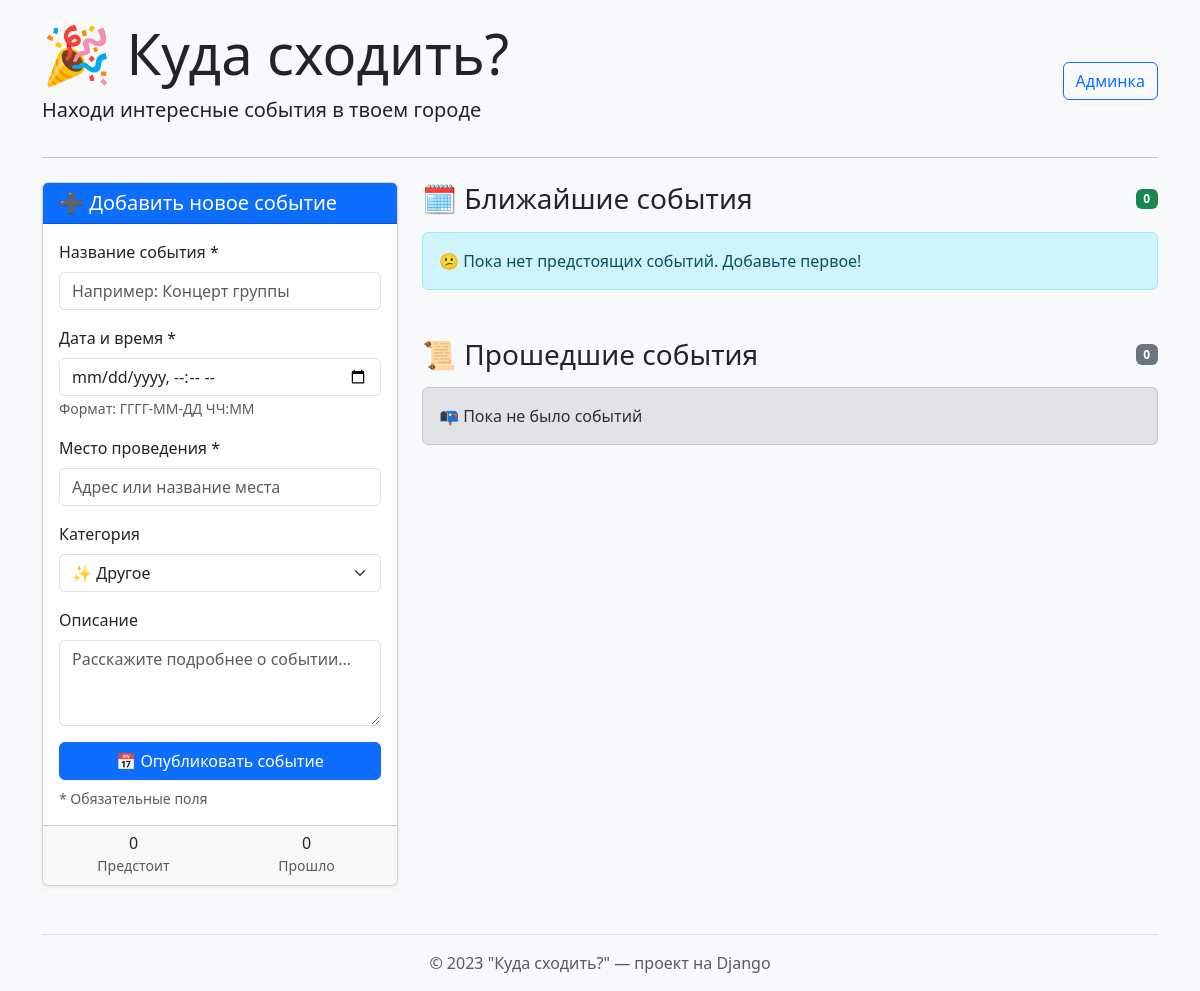
Before: / with the older database file.
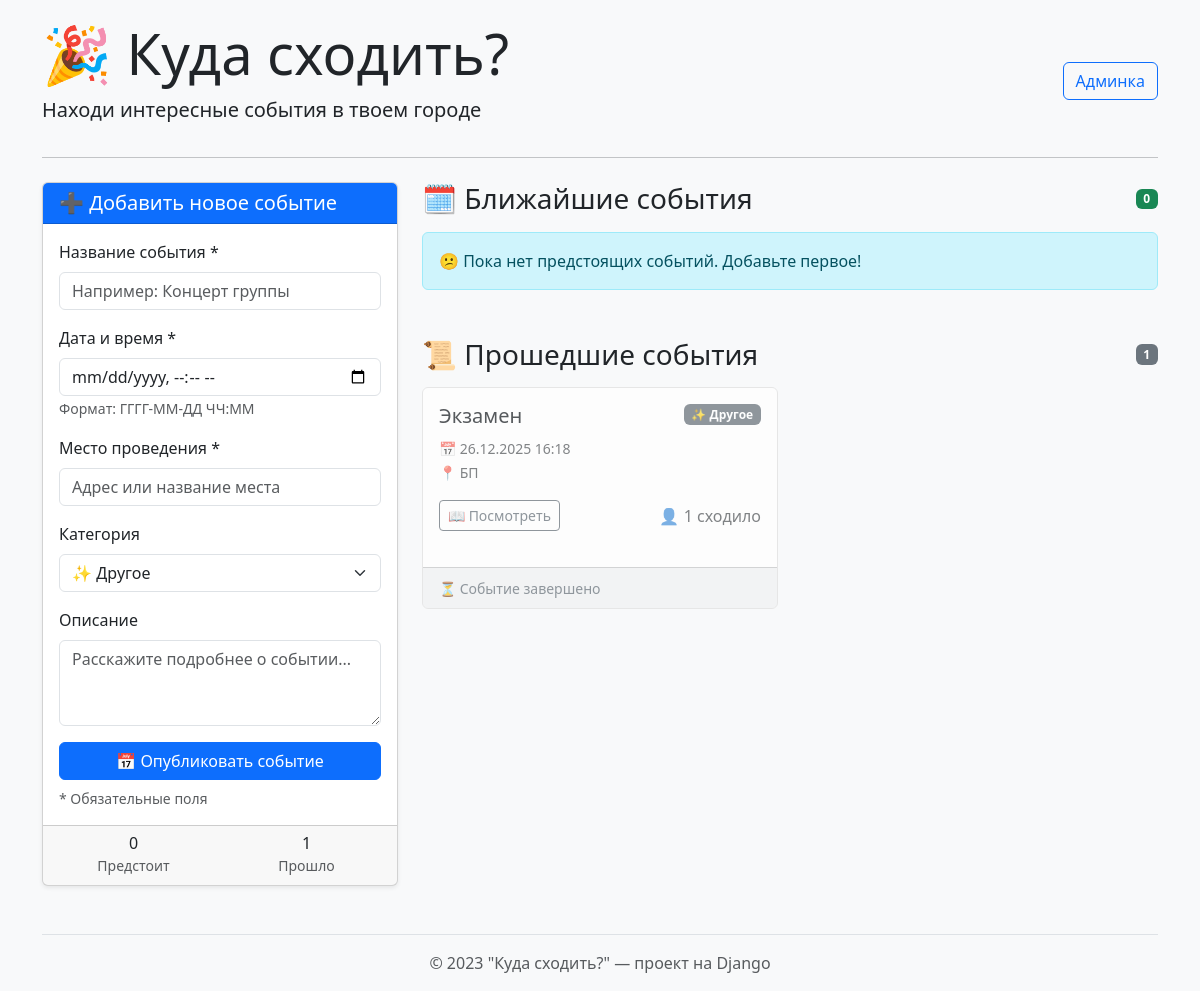
After: the same page with the newer database file.
### events/models.py (models this page shows, shortened)
class Event(models.Model):
    CATEGORY_CHOICES = [
        ('concert', '🎵 Концерт'),
        ('exhibition', '🖼️ Выставка'),
        ('meeting', '🤝 Встреча'),
        ('sport', '⚽ Спорт'),
        ('party', '🎉 Вечеринка'),
        ('other', '✨ Другое'),
    ]
    title = models.CharField('Название', max_length=200)
    date = models.DateTimeField('Дата и время')
    location = models.CharField('Место', max_length=200)
    description = models.TextField('Описание')
    category = models.CharField('Категория', max_length=50, choices=CATEGORY_CHOICES, default='other')
    created_at = models.DateTimeField('Создано', auto_now_add=True)
    class Meta:
        verbose_name = 'Событие'
        verbose_name_plural = 'События'

### events/views.py (the view, shortened to what this page needs)
# urls.py: path('', views.index, name='index'),
def index(request):
    future_events = Event.objects.filter(date__gte=timezone.now()).order_by('date')
    past_events = Event.objects.filter(date__lt=timezone.now()).order_by('-date')
    context = {
        'future_events': future_events[:12],
        'past_events': past_events[:6],
        'events_count': Event.objects.count(),
        'future_count': future_events.count(),
        'past_count': past_events.count(),
        'now': timezone.now(),
    }
    return render(request, 'events/index.html', context)

### events/templates/events/index.html (shortened to what this page needs)
{% extends 'events/base.html' %}
{% block content %}
<div class="row">
    <div class="col-md-4">
        <div class="card shadow-sm sticky-top" style="top: 20px;">
            <div class="card-header bg-primary text-white">
                <h5 class="mb-0">➕ Добавить новое событие</h5>
            </div>
            <div class="card-body">
                <form method="post">
                    <div class="mb-3">
                        <label for="title" class="form-label">Название события *</label>
                        <input type="text" class="form-control" id="title" name="title"
                               placeholder="Например: Концерт группы" required>
                    </div>
                    <div class="mb-3">
                        <label for="date" class="form-label">Дата и время *</label>
                        <input type="datetime-local" class="form-control" id="date" name="date" required>
                        <small class="text-muted">Формат: ГГГГ-ММ-ДД ЧЧ:ММ</small>
                    </div>
                    <div class="mb-3">
                        <label for="location" class="form-label">Место проведения *</label>
                        <input type="text" class="form-control" id="location" name="location"
                               placeholder="Адрес или название места" required>
                    </div>
                    <div class="mb-3">
                        <label for="category" class="form-label">Категория</label>
                        <select class="form-select" id="category" name="category">
                            <option value="other" selected>✨ Другое</option>
                        </select>
                    </div>
                    <div class="mb-3">
                        <label for="description" class="form-label">Описание</label>
                        <textarea class="form-control" id="description" name="description"
                                  rows="3" placeholder="Расскажите подробнее о событии..."></textarea>
                    </div>
                    <button type="submit" class="btn btn-primary w-100">
                        📅 Опубликовать событие
                    </button>
                    <small class="text-muted d-block mt-2">* Обязательные поля</small>
                </form>
            </div>
            <div class="card-footer">
                <div class="row text-center">
                    <div class="col-6">
                        <h6 class="mb-0">{{ future_count }}</h6>
                        <small class="text-muted">Предстоит</small>
                    </div>
                    <div class="col-6">
                        <h6 class="mb-0">{{ past_count }}</h6>
                        <small class="text-muted">Прошло</small>
                    </div>
                </div>
            </div>
        </div>
    </div>
    <div class="col-md-8">
        <div class="mb-5">
            <div class="d-flex justify-content-between align-items-center mb-3">
                <h3 class="mb-0">🗓️ Ближайшие события</h3>
                <span class="badge bg-success">{{ future_events|length }}</span>
            </div>
            {% if future_events %}
                <div class="row">
                    {% for event in future_events %}
                    <div class="col-lg-6 mb-3">
                        <div class="card event-card h-100">
                            <div class="card-body">
                                <span class="badge bg-secondary float-end">
                                    {{ event.get_category_display }}
                                </span>
                                <h5 class="card-title">{{ event.title }}</h5>
                                <p class="card-text text-muted mb-2">
                                    <small>
                                        📅 {{ event.date|date:"d.m.Y H:i" }}<br>
                                        📍 {{ event.location }}
                                    </small>
                                </p>
                                <p class="card-text">
                                    {{ event.description|truncatechars:100 }}
                                </p>
                                <div class="d-flex justify-content-between align-items-center mt-3">
                                    <a href="{% url 'event_detail' event.id %}"
                                       class="btn btn-outline-primary btn-sm">
                                        👀 Подробнее
                                    </a>
                                    <span class="text-muted">
                                        👤 {{ event.participation_set.count }} пойдут
                                    </span>
                                </div>
                            </div>
                            <div class="card-footer bg-success bg-opacity-10">
                                <small class="text-success">✅ Событие состоится</small>
                            </div>
                        </div>
                    </div>
                    {% endfor %}
                </div>
            {% else %}
                <div class="alert alert-info">
                    😕 Пока нет предстоящих событий. Добавьте первое!
                </div>
            {% endif %}
        </div>
        <div class="mt-5">
            <div class="d-flex justify-content-between align-items-center mb-3">
                <h3 class="mb-0">📜 Прошедшие события</h3>
                <span class="badge bg-secondary">{{ past_events|length }}</span>
            </div>
            {% if past_events %}
                <div class="row">
                    {% for event in past_events %}
                    <div class="col-lg-6 mb-3">
                        <div class="card event-card h-100 opacity-75">
                            <div class="card-body">
                                <span class="badge bg-secondary float-end">
                                    {{ event.get_category_display }}
                                </span>
                                <h5 class="card-title">{{ event.title }}</h5>
<p class="card-text text-muted mb-2">
                                    <small>
                                        📅 {{ event.date|date:"d.m.Y H:i" }}<br>
                                        📍 {{ event.location }}
                                    </small>
                                </p>
                                <div class="d-flex justify-content-between align-items-center mt-3">
                                    <a href="{% url 'event_detail' event.id %}"
                                       class="btn btn-outline-secondary btn-sm">
                                        📖 Посмотреть
                                    </a>
                                    <span class="text-muted">
                                        👤 {{ event.participation_set.count }} сходило
                                    </span>
                                </div>
                            </div>
                            <div class="card-footer bg-secondary bg-opacity-10">
                                <small class="text-secondary">⏳ Событие завершено</small>
                            </div>
                        </div>
                    </div>
                    {% endfor %}
                </div>
            {% else %}
                <div class="alert alert-secondary">
                    📭 Пока не было событий
                </div>
            {% endif %}
        </div>
    </div>
</div>
{% endblock %}

### events/templates/events/base.html (shortened to what this page needs)
<!DOCTYPE html>
<html lang="ru">
<head>
    <link href="https://cdn.jsdelivr.net/npm/bootstrap@5.3.0/dist/css/bootstrap.min.css" rel="stylesheet">
</head>
<body>
    <div class="container">
        <header class="mb-4">
            <div class="row align-items-center">
                <div class="col-md-8">
                    <h1 class="display-4">🎉 Куда сходить?</h1>
                    <p class="lead">Находи интересные события в твоем городе</p>
                </div>
                <div class="col-md-4 text-end">
                    <a href="/admin/" class="btn btn-outline-primary">Админка</a>
                </div>
            </div>
            <hr>
        </header>
        <main>
            {% block content %}
            {% endblock %}
        </main>
        <footer class="mt-5 pt-3 border-top text-center text-muted">
            <p>© 2023 "Куда сходить?" — проект на Django</p>
        </footer>
    </div>
</body>
</html>

### events/templates/events/base.html (style rules this page uses)
body { background-color: #f8f9fa; padding-top: 20px; }
.event-card { transition: transform 0.2s; margin-bottom: 20px; border: 1px solid #e0e0e0; }

Changed rows visible on the page:
added Event: category "✨ Другое", title "Экзамен", date "26.12.2025 16:18", location "БП", participation_set.count "1"
Other visible differences:
{{ past_count }}: "0" → "1"
{{ past_events|length }}: "0" → "1"
text no longer shown: "📭 Пока не было событий"
